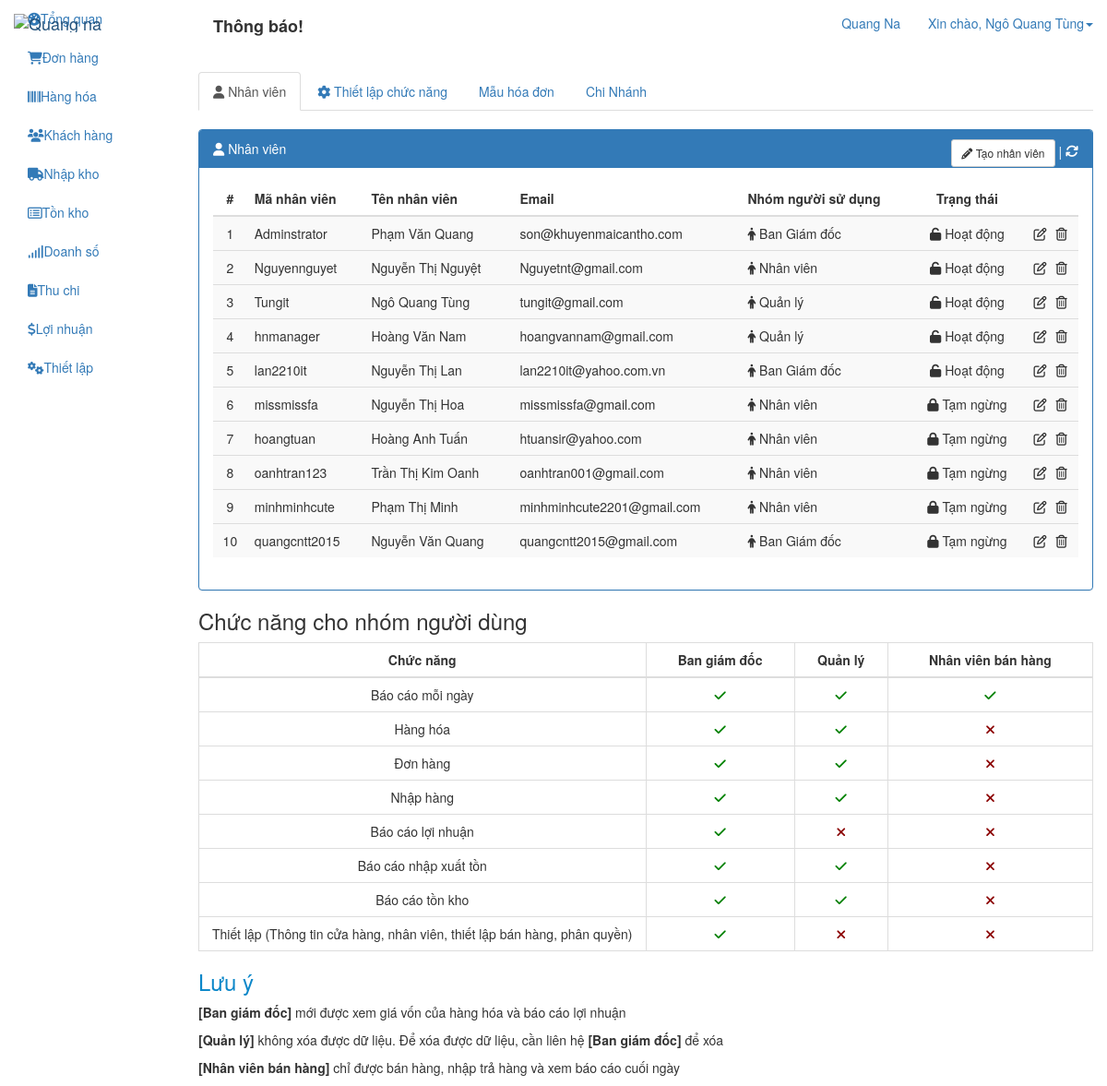
The page /index.php/backend/config (signed in) on the database its author committed.
### tables this page shows
CREATE TABLE `cms_users` (
  `id` int(10) UNSIGNED NOT NULL,
  `username` varchar(100) NOT NULL,
  `password` varchar(100) NOT NULL,
  `salt` varchar(255) NOT NULL,
  `email` varchar(120) NOT NULL,
  `display_name` varchar(120) NOT NULL,
  `user_status` tinyint(4) NOT NULL,
  `group_id` int(11) NOT NULL,
  `id_stock` int(11) NOT NULL,
  `created` datetime NOT NULL,
  `updated` datetime NOT NULL,
  `logined` datetime NOT NULL,
  `ip_logged` varchar(255) NOT NULL,
  `recode` varchar(255) NOT NULL,
  `code_time_out` varchar(255) NOT NULL
);

CREATE TABLE `cms_users_group` (
  `id` int(10) UNSIGNED NOT NULL,
  `group_name` varchar(255) NOT NULL,
  `group_permission` varchar(255) NOT NULL,
  `group_registered` datetime NOT NULL,
  `group_updated` datetime NOT NULL
);

### application/controllers/backend/config.php (called while the page is built, shortened)
<?php if ( !defined( 'BASEPATH' ) ) exit( 'No direct script access allowed' );
class Config extends CI_Controller {
    private $auth;
    public function __construct() {
        $this->auth = $this->cms_authentication->check();
    }
    public function index() {
        $data[ 'seo' ][ 'title' ] = "Phần mềm quản lý";
        $user = $this->db->select( 'users.id, username, email, display_name, user_status, group_name ' )->from( 'users' )->join( 'users_group', 'users_group.id = users.group_id' )->get()->result_array();
        $data['data']['_user'] = $user;
        $data['data']['user'] = $this->auth;
        $data[ 'template' ] = 'backend/setting/setting';
        $this->load->view( 'backend/layout/index', isset( $data ) ? $data : null );
    }
}

### index.php (called while the page is built, shortened)
<?php
require_once BASEPATH.'core/CodeIgniter.php';

### application/libraries/cms_cookie.php (called while the page is built, shortened)
<?php  if ( ! defined('BASEPATH')) exit('No direct script access allowed');
class CMS_Cookie {
    public static function get( $name ) {
        return $_COOKIE[ $name ];
    }
    public static function decode( $cookie_val ){
        return base64_decode( substr( $cookie_val, 3 ) );
    }
}

### application/libraries/cms_authentication.php (called while the page is built, shortened)
<?php  if ( ! defined('BASEPATH')) exit('No direct script access allowed');
class CMS_authentication {
    private $CI;
    public function __construct(){
        $this->CI = & get_instance();
    }
    public function check() {
        if ( CMS_Cookie::exists( CMS_PREFIX . 'user_logged' ) ) {
            $cookie = CMS_Cookie::get( CMS_PREFIX . 'user_logged' );
            $cookie = json_decode( CMS_Cookie::decode( $cookie ), true );
            $user   = $this->CI->db->select( 'id,username,password,salt,display_name,email,group_id,id_stock' )->where( 'username', $cookie[ 'username' ] )->or_where( 'email', $cookie[ 'username' ] )->from( 'users' )->get()->row_array();
            $group = $this->CI->db->select( 'id, group_permission, group_name' )->where( 'id', $user['group_id'] )->from('users_group')->get()->row_array();
            if ( isset( $user ) && count( $user ) ) {
                if ( $user[ 'username' ] == $cookie[ 'username' ] && $user[ 'password' ] == $cookie[ 'password' ] && $user[ 'salt' ] == $cookie[ 'salt' ] ) {
                    return [ 'id' => $user[ 'id' ],
                        'username' => $user[ 'username' ],
                        'password' => $user[ 'password' ],
                        'salt' => $user[ 'salt' ],
                        'email' => $user[ 'email' ],
                        'display_name' => $user[ 'display_name' ],
                        'group_id' => $user[ 'group_id' ],
                        'group_name'  => $group['group_name'],
                        'group_permission' => json_decode( $group['group_permission'], true ),
                        'id_stock' => $user[ 'id_stock' ]
                    ];
                }
            }
        }
        return null;
    }
}

### application/views/backend/setting/setting.php (the view, shortened to what this page needs)
<div class="setting">
    <ul class="nav nav-tabs tab-setting" role="tablist">
        <li role="presentation" class="active"><a href="#user" aria-controls="home" role="tab" data-toggle="tab"><i class="fa fa-user"></i> Nhân viên</a></li>
        <li role="presentation"><a href="#functions" aria-controls="profile" role="tab" data-toggle="tab"><i class="fa fa-cog"></i> Thiết lập chức năng</a></li>
        <li role="presentation"><a href="#messages" aria-controls="messages" role="tab" data-toggle="tab">Mẫu hóa đơn</a></li>
        <li role="presentation"><a href="#settings" aria-controls="settings" role="tab" data-toggle="tab">Chi Nhánh</a></li>
    </ul>
    <div class="tab-content">
        <div role="tabpanel" class="tab-pane active" id="user">
            <div class="panel panel-primary" style="margin-top: 20px">
                <div class="panel-heading">
                    <i class="fa fa-user"></i> Nhân viên
                    <div class="action pull-right">
                        <button class="btn btn-default btn-sm create-nv btn-in-panel blue" data-toggle="modal" data-target="#create-nv"><i class="fa fa-pencil blue"></i> Tạo nhân viên</button>
                        | <i class="fa fa-refresh" style="font-size: 14px; cursor: pointer;" onclick="cms_upuser()"></i>
                    </div>
                </div>
                <div class="panel-body">
                    <div class="table-responsive ">
                        <table class="table table-hover table-user table-striped">
                            <thead>
                                <th class="text-center">#</th>
                                <th>Mã nhân viên</th>
                                <th>Tên nhân viên</th>
                                <th>Email</th>
                                <th>Nhóm người sử dụng</th>
                                <th class="text-center">Trạng thái</th>
                                <th ></th>
                            </thead>
                            <tbody>
                                <?php
                                    if( isset($_user) && count( $_user ) ) :
                                        $ind = 0;
                                        foreach( $_user as $key => $val ) : $ind++; ?>
                                            <tr class="tr-item-<?php echo $val['id']; ?>">
                                                <td class="text-center"><?php echo $ind; ?></td>
                                                <td><?php echo $val['username']; ?></td>
                                                <td><?php echo ( $val['display_name'] != '' ) ? $val['display_name'] : '-'; ?></td>
                                                <td><?php echo $val['email']; ?></td>
                                                <td><?php echo '<span class="user_group"><i class="fa fa-male"></i> '. $val['group_name'] . '</span>'; ?></td>
                                                <td class="text-center"><?php echo cms_render_html( $val['user_status'], 'user_status', ['fa-unlock', 'fa-lock'], ['Hoạt động', 'Tạm ngừng'] ); ?></td>
                                                <td class="text-center"><i class="fa fa-pencil-square-o edit-item" title="Sửa" onclick="cms_edit_usitem(<?php echo $val['id']; ?>)" style="margin-right: 10px; cursor: pointer;"></i><i onclick="cms_del_usitem(<?php echo $val['id']; ?>)" title="Xóa" class="fa fa-trash-o delete-item" style="cursor: pointer;"></i></td>
                                            </tr>
                                        <?php endforeach;
                                    else: ?>
                                        <tr>
                                           <td class="text-center" colspan="7">Không có Người dùng trong danh sách</td>
                                        </tr>
                                    <?php endif;
                                ?>
                            </tbody>
                        </table>
                    </div>
                </div>
            </div>
            <h3>Chức năng cho nhóm người dùng</h3>
            <div class="cms-function-user-info">
                <table class="table table-hover table-bordered">
                    <thead>
                        <th class="text-center" style="width: 50%; background-color: #fff;">Chức năng</th>
                        <th class="text-center">Ban giám đốc</th>
                        <th class="text-center">Quản lý</th>
                        <th class="text-center">Nhân viên bán hàng</th>
                    </thead>
                    <tbody>
                        <tr>
                            <td class="text-center">Báo cáo mỗi ngày</td>
                            <td class="text-center"><i class="fa fa-check" style="color: green;"></i></td>
                            <td class="text-center"><i class="fa fa-check" style="color: green;"></i></td>
                            <td class="text-center"><i class="fa fa-check" style="color: green;"></i></td>
                        </tr>
                        <tr>
                            <td class="text-center">Hàng hóa</td>
                            <td class="text-center"><i class="fa fa-check" style="color: green;"></i></td>
                            <td class="text-center"><i class="fa fa-check" style="color: green;"></i></td>
                            <td class="text-center"><i class="fa fa-times" style="color: darkred;"></i></td>
                        </tr>
                        <tr>
                            <td class="text-center">Đơn hàng</td>
                            <td class="text-center"><i class="fa fa-check" style="color: green;"></i></td>
                            <td class="text-center"><i class="fa fa-check" style="color: green;"></i></td>
                            <td class="text-center"><i class="fa fa-times" style="color: darkred;"></i></td>
                        </tr>
                        <tr>
                            <td class="text-center">Nhập hàng</td>
                            <td class="text-center"><i class="fa fa-check" style="color: green;"></i></td>
                            <td class="text-center"><i class="fa fa-check" style="color: green;"></i></td>
                            <td class="text-center"><i class="fa fa-times" style="color: darkred;"></i></td>
                        </tr>
                        <tr>
                            <td class="text-center">Báo cáo lợi nhuận</td>
                            <td class="text-center"><i class="fa fa-check" style="color: green;"></i></td>
                            <td class="text-center"><i class="fa fa-times" style="color: darkred;"></i></td>
                            <td class="text-center"><i class="fa fa-times" style="color: darkred;"></i></td>
                        </tr>
                        <tr>
                            <td class="text-center">Báo cáo nhập xuất tồn</td>
                            <td class="text-center"><i class="fa fa-check" style="color: green;"></i></td>
                            <td class="text-center"><i class="fa fa-check" style="color: green;"></i></td>
                            <td class="text-center"><i class="fa fa-times" style="color: darkred;"></i></td>
                        </tr>
                        <tr>
                            <td class="text-center">Báo cáo tồn kho</td>
                            <td class="text-center"><i class="fa fa-check" style="color: green;"></i></td>
                            <td class="text-center"><i class="fa fa-check" style="color: green;"></i></td>
                            <td class="text-center"><i class="fa fa-times" style="color: darkred;"></i></td>
                        </tr>
                        <tr>
                            <td class="text-center">Thiết lập (Thông tin cửa hàng, nhân viên, thiết lập bán hàng, phân quyền)</td>
                            <td class="text-center"><i class="fa fa-check" style="color: green;"></i></td>
                            <td class="text-center"><i class="fa fa-times" style="color: darkred;"></i></i></td>
                            <td class="text-center"><i class="fa fa-times" style="color: darkred;"></i></td>
                        </tr>
                    </tbody>
                </table>
                <div class="notes-info">
                    <h3 style="color: #0B87C9;">Lưu ý</h3>
                    <p><span style="font-weight: bold;">[Ban giám đốc]</span> mới được xem giá vốn của hàng hóa và báo cáo lợi nhuận</p>
                    <p><span style="font-weight: bold;">[Quản lý]</span> không xóa được dữ liệu. Để xóa được dữ liệu, cần liên hệ <span style="font-weight: bold;">[Ban giám đốc]</span> để xóa</p>
                    <p><span style="font-weight: bold;">[Nhân viên bán hàng]</span> chỉ được bán hàng, nhập trả hàng và xem báo cáo cuối ngày</p>
                </div>
            </div>
        </div>
    </div>
</div>

### application/views/backend/common/header.php (shortened to what this page needs)
<nav id="navbar-container" class="navbar navbar- navbar-fixed-top">
    <div class="container-fluid">
        <div class="navbar-header">
            <a class="navbar-brand" href="#"><img src="public/templates/backend/images/logoqn.png" alt="Quang na" class="img-responsive"></a>
        </div>
        <div class="collapse navbar-collapse" id="bs-example-navbar-collapse-1">
            <ul class="nav navbar-nav navbar-right">
                <li><a href="#">Quang Na</a></li>
                <li class="dropdown user-profile">
                    <a href="#" class="dropdown-toggle" data-toggle="dropdown" role="button" aria-haspopup="true" aria-expanded="false"><span class="hello">Xin chào, </span><?php echo ( isset( $user ) ) ?
                            $user[ 'display_name' ] : $user[ 'username' ]; ?><span class="caret"></span></a>
                </li>
            </ul>
        </div>
    </div>
</nav>

### application/helpers/useful_helper.php (shortened to what this page needs)
<?php  if ( ! defined('BASEPATH')) exit('No direct script access allowed');
if ( !function_exists( 'cms_render_html' ) ) {
	function cms_render_html( $val, $class, $icon = [], $text = [] ) {
		return ( $val == 1 ) ? "<span class='{$class}'><i class='fa {$icon[0]}'></i> ".$text[0]."</span>" : "<span class='{$class}'><i class='fa {$icon[1]}'></i> ".$text[1]."</span>";
	}
}

### rows shown on the page
cms_users: display_name "Ngô Quang Tùng", username "Tungit", email "tungit@gmail.com", cms_users_group.group_name "Quản lý"
cms_users: username "Adminstrator", display_name "Phạm Văn Quang", email "son@khuyenmaicantho.com", cms_users_group.group_name "Ban Giám đốc"
cms_users: username "Nguyennguyet", display_name "Nguyễn Thị Nguyệt", email "Nguyetnt@gmail.com", cms_users_group.group_name "Nhân viên"
cms_users: username "hnmanager", display_name "Hoàng Văn Nam", email "hoangvannam@gmail.com", cms_users_group.group_name "Quản lý"
cms_users: username "lan2210it", display_name "Nguyễn Thị Lan", email "lan2210it@yahoo.com.vn", cms_users_group.group_name "Ban Giám đốc"
cms_users: username "missmissfa", display_name "Nguyễn Thị Hoa", email "missmissfa@gmail.com", cms_users_group.group_name "Nhân viên"
cms_users: username "hoangtuan", display_name "Hoàng Anh Tuấn", email "htuansir@yahoo.com", cms_users_group.group_name "Nhân viên"
cms_users: username "oanhtran123", display_name "Trần Thị Kim Oanh", email "oanhtran001@gmail.com", cms_users_group.group_name "Nhân viên"
cms_users: username "minhminhcute", display_name "Phạm Thị Minh", email "minhminhcute2201@gmail.com", cms_users_group.group_name "Nhân viên"
cms_users: username "quangcntt2015", display_name "Nguyễn Văn Quang", email "quangcntt2015@gmail.com", cms_users_group.group_name "Ban Giám đốc"
